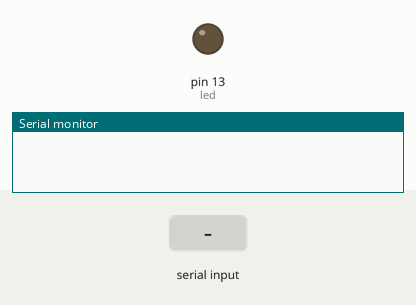
Recording of a sketch running on a simulated Arduino Uno, built with avr-gcc and run on an emulated ATmega328P. On the bench: output pins drawn as LEDs (lit = HIGH), the last lines printed to the serial monitor. The inputs (shaded band) are chosen by the test bench.

Above: at 1.2 s.
1.3 s: "1" received over Serial
At 2.1 s:
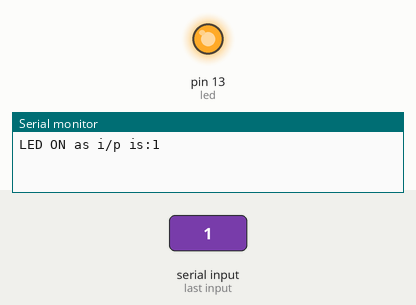
2.8 s: "0" received over Serial
At 3.3 s:
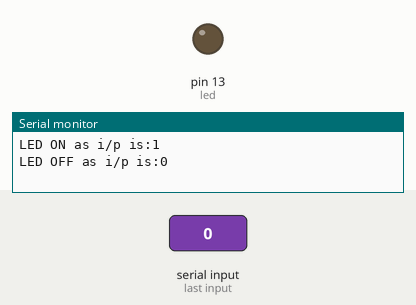
Timing chart, 0 to 5.8 s (numbered marks = the images above; inputs shaded):
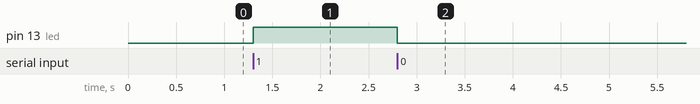

The sketch:

sketch_jan14c.ino
```cpp
int led=13;
char n=0;
void setup() {
  // put your setup code here, to run once:
pinMode(led,OUTPUT);
Serial.begin(9600);
}

void loop()
{
// put your main code here, to run repeatedly:
if (Serial.available())
  { n=Serial.read();
  // Serial.println(n);
  if (n=='1')
  { Serial.print("LED ON as i/p is:");
    digitalWrite(led,HIGH);
    Serial.println(n);

  }
else if (n=='0')
{
 digitalWrite(led,LOW);
Serial.print("LED OFF as i/p is:");
Serial.println(n);
   }
 else if ((n>'1')&&(n<='9'))
 {Serial.println("invalid input");

 }  }}
```

Measured:
- after the input at 1.3 s, pin 13 (led): LOW → HIGH at once
- after the input at 2.8 s, pin 13 (led): HIGH → LOW at once
